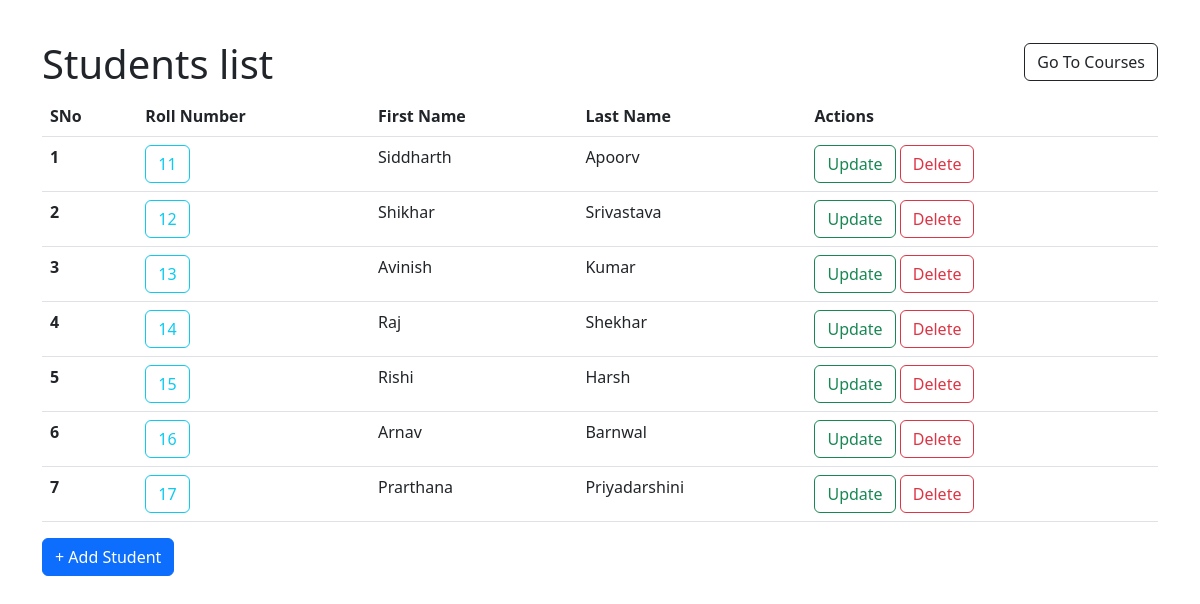
The page / on the database its author committed.
### catalog/__init__.py (models this page shows)
class Student(db.Model):
    __tablename__ = "student"
    student_id = db.Column(db.Integer, primary_key=True, autoincrement=True)
    roll_number = db.Column(db.String, nullable=False, unique=True)
    first_name = db.Column(db.String, nullable=False)
    last_name = db.Column(db.String)

### catalog/__init__.py (the view)
@app.route("/", methods=["GET","POST"])
def Home():
    student = Student.query.all()
    if request.method=="GET":
        if len(student) == 0:
            return render_template("no_student.html")
        else:
            return render_template("Student_list.html", student=student)

### catalog/templates/student_list.html (shortened to what this page needs)
<!DOCTYPE html>
<html>
    <head>
        <link href="https://cdn.jsdelivr.net/npm/bootstrap@5.2.0-beta1/dist/css/bootstrap.min.css" rel="stylesheet">
    </head>
    <body style="margin-top: 40px;">
        <div class="container">
        <div class="row">
            <div class="col">
                <h1>Students list</h1>
            </div>
            <div class="col">
                <div style="float: right;">
                    <form action="/courses" method="GET">
                        <h2><a href="/courses"><button type="button" class="btn btn-outline-dark">Go To Courses</button></a></h2>
                    </form>
                </div>
            </div>
        </div>
        <div>
            <table id = "all-students" class="table table-hover">
                <tr>
                    <th scope="col">SNo</th>
                    <th scope="col">Roll Number</th>
                    <th scope="col">First Name</th>
                    <th scope="col">Last Name</th>
                    <th scope="col">Actions</th>
                </tr>
                {% for stud in student %}
                <tr>
                    <th scope="row">{{loop.index}}</td>
                    <td><a href="/student/{{stud["student_id"]}}"><button type="button" class="btn btn-outline-info">{{stud["roll_number"]}}</button></a></td>
                    <td>{{stud["first_name"]}}</td>
                    <td>{{stud["last_name"]}}</td>
                    <td>
                        <div style="display: inline-block;">
                            <form action="/student/{{stud["student_id"]}}/update" method="GET">
                                <a href="/student/{{stud["student_id"]}}/update" type="button"><button type="button" class="btn btn-outline-success">Update</button></a>
                            </form>
                        </div>
                        <div style="display: inline-block;">
                            <form action="/student/{{stud["student_id"]}}/delete" method="GET">
                                <a href="/student/{{stud["student_id"]}}/delete" type="button"><button type="button" class="btn btn-outline-danger">Delete</button></a>
                            </form>
                        </div>
                    </td>
                </tr>
                {% endfor %}
            </table>
            <form action="/student/create" method="GET" id="get-data">
                <input type="submit" name="submit_button" class="btn btn-primary" value="+ Add Student">
            </form>
        </div>
    </div>
    </body>
</html>

### rows shown on the page
Student: roll_number "11", first_name "Siddharth", last_name "Apoorv"
Student: roll_number "12", first_name "Shikhar", last_name "Srivastava"
Student: roll_number "13", first_name "Avinish", last_name "Kumar"
Student: roll_number "14", first_name "Raj", last_name "Shekhar"
Student: roll_number "15", first_name "Rishi", last_name "Harsh"
Student: roll_number "16", first_name "Arnav", last_name "Barnwal"
Student: roll_number "17", first_name "Prarthana", last_name "Priyadarshini"
